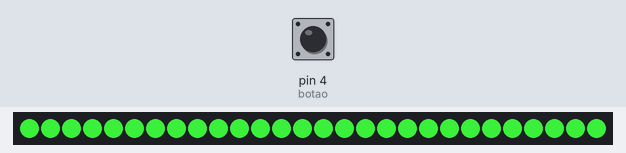
This sketch was run on a simulated Arduino Uno, built with avr-gcc and run on an emulated ATmega328P. On the bench: 28 RGB LEDs in strip order, left to right. Inputs (shaded band) come from the test bench; at power-on: pin 4 (botao) LOW.

Above: at 1.2 s.
1.3 s: pin 4 (botao) pulled HIGH for 0.15 s
2.0 s: pin 4 (botao) pulled HIGH for 0.15 s
At 3.38 s:
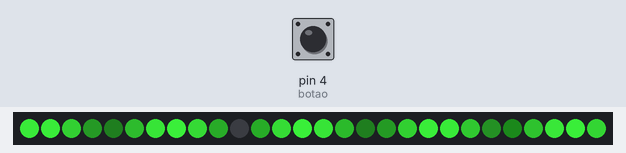
5.0 s: pin 4 (botao) pulled HIGH for 1 s
6.6 s: pin 4 (botao) pulled HIGH for 3.2 s
At 8.4 s:
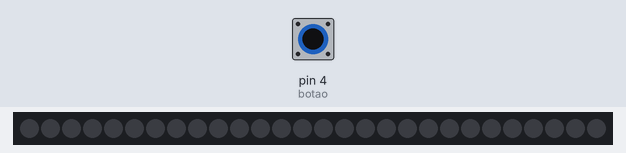

Measured:
- after the input at 2.0 s, the LEDs: first differ from a run without the input after 1.4 s (image 1)
- after the input at 6.6 s, the LEDs: first differ from a run without the input after 0.08 s (image 2)
- what the display in image 2 shows lasts 1.1 s, from 7.6 s to 8.7 s

The sketch:

main.ino
```cpp
#include <Adafruit_NeoPixel.h>

#define PIN 2
#define NUM_LEDS 28
#define botao 4

Adafruit_NeoPixel pixels = Adafruit_NeoPixel(NUM_LEDS, PIN, NEO_GRB + NEO_KHZ800);

int estadoBotao = 0; // inicia com o valor de 0 no qual nenhum efeito é exibido
uint32_t selColor = pixels.Color(50, 205, 50);
uint32_t black = pixels.Color(0, 0, 0);
uint32_t white = pixels.Color(255, 255, 255);


void setup(){

  	pixels.begin();
    pinMode(botao, INPUT);
  	Serial.begin(9600);

}

void loop () {


    switch(estadoBotao){

        case 0: //estatico
              //Serial.print(digitalRead(botao) == HIGH);
              for(int i = 0; i < NUM_LEDS ; i++){
                  pixels.setPixelColor(i, selColor);
                  pixels.show();
                  alteraEfeito();
              }

              break;

        case 1: //scanner
           	scanner();
      		break;

        case 2: //strobe
            strobe(selColor, 10, 50, 1000);
      		break;

        case 3: //cinema
           	cinema(50,205,50, 50);
      		break;
    }
}


void alteraEfeito() {

  if (digitalRead(botao) == HIGH && estadoBotao != 3) {
    	estadoBotao = estadoBotao + 1;
  } else if (digitalRead(botao) == HIGH && estadoBotao == 3){
       	estadoBotao = 0;
  }

}


void scanner() {


  for(int i = 0; i < NUM_LEDS ; i++){
  	pixels.setPixelColor(i, pixels.Color(0, 100, 0));
    pixels.setPixelColor(i-3, pixels.Color(0, 0, 0));
    pixels.show();
    delay(100);
    alteraEfeito();
  }

  	pixels.setPixelColor(25, pixels.Color(0, 0, 0));
 	pixels.setPixelColor(26, pixels.Color(0, 0, 0));
 	pixels.setPixelColor(27, pixels.Color(0, 0, 0));
  	pixels.show();
  	delay(100);
  	alteraEfeito();

}


void strobe(uint32_t selColor, int StrobeCount, int FlashDelay, int EndPause){
  for(int j = 0; j < StrobeCount; j++) {
  		pixels.fill(selColor, 0, NUM_LEDS);
    	pixels.show();
    	delay(FlashDelay);
    	alteraEfeito();

  		pixels.fill(black, 0, NUM_LEDS);
    	pixels.show();
    	delay(FlashDelay);
    	alteraEfeito();
  }

 delay(EndPause);
}


void cinema(byte red, byte green, byte blue, int SpeedDelay) {

  int Position=0;

  for(int j=0; j<NUM_LEDS*2; j++) {

      Position++;
      for(int i=0; i<NUM_LEDS; i++) {
        pixels.setPixelColor(i,((sin(i+Position) * 127 + 128)/255)*red,
                   ((sin(i+Position) * 127 + 128)/255)*green,
                   ((sin(i+Position) * 127 + 128)/255)*blue);
        alteraEfeito();
      }

      pixels.show();
      delay(SpeedDelay);
      alteraEfeito();
  }
}

  
```
